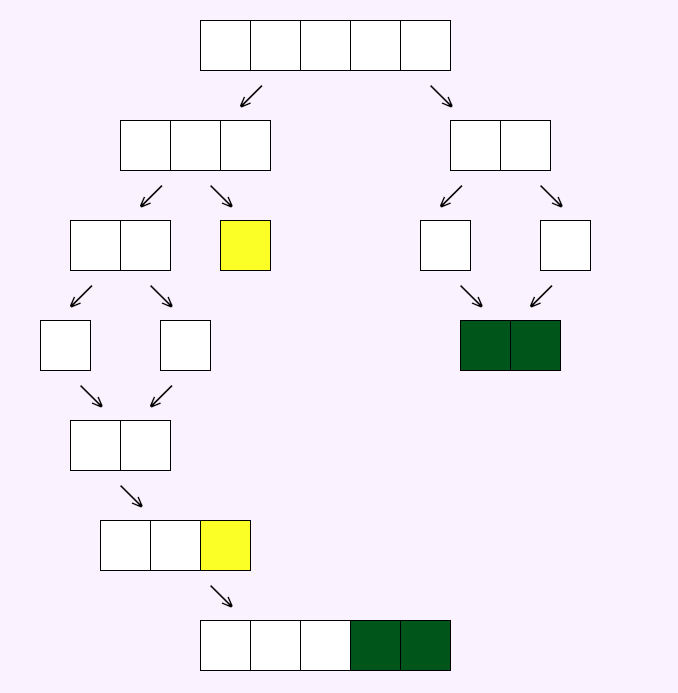
<?xml version="1.0" encoding="UTF-8"?>
<ui version="4.0">
 <class>form4</class>
 <widget class="QWidget" name="form4">
  <property name="geometry">
   <rect>
    <x>0</x>
    <y>0</y>
    <width>678</width>
    <height>693</height>
   </rect>
  </property>
  <property name="font">
   <font>
    <pointsize>9</pointsize>
   </font>
  </property>
  <property name="windowTitle">
   <string>Form</string>
  </property>
  <property name="styleSheet">
   <string notr="true">
background-color: rgb(251, 242, 255);
</string>
  </property>
  <widget class="QLabel" name="lbl1Ori">
   <property name="geometry">
    <rect>
     <x>200</x>
     <y>20</y>
     <width>51</width>
     <height>51</height>
    </rect>
   </property>
   <property name="font">
    <font>
     <family>Verdana</family>
     <pointsize>20</pointsize>
     <bold>false</bold>
    </font>
   </property>
   <property name="autoFillBackground">
    <bool>false</bool>
   </property>
   <property name="styleSheet">
    <string notr="true">background-color: white;
border: 1px solid black;
color: black;
padding: 3px;
</string>
   </property>
   <property name="frameShape">
    <enum>QFrame::Shape::Panel</enum>
   </property>
   <property name="text">
    <string/>
   </property>
  </widget>
  <widget class="QLabel" name="lbl3Ori">
   <property name="geometry">
    <rect>
     <x>300</x>
     <y>20</y>
     <width>51</width>
     <height>51</height>
    </rect>
   </property>
   <property name="font">
    <font>
     <family>Verdana</family>
     <pointsize>20</pointsize>
    </font>
   </property>
   <property name="autoFillBackground">
    <bool>false</bool>
   </property>
   <property name="styleSheet">
    <string notr="true">background-color: white;
border: 1px solid black;
color: black;
padding: 3px;
</string>
   </property>
   <property name="frameShape">
    <enum>QFrame::Shape::Panel</enum>
   </property>
   <property name="text">
    <string/>
   </property>
  </widget>
  <widget class="QLabel" name="lbl2Ori">
   <property name="geometry">
    <rect>
     <x>250</x>
     <y>20</y>
     <width>51</width>
     <height>51</height>
    </rect>
   </property>
   <property name="font">
    <font>
     <family>Verdana</family>
     <pointsize>20</pointsize>
    </font>
   </property>
   <property name="autoFillBackground">
    <bool>false</bool>
   </property>
   <property name="styleSheet">
    <string notr="true">background-color: white;
border: 1px solid black;
color: black;
padding: 3px;
</string>
   </property>
   <property name="frameShape">
    <enum>QFrame::Shape::Panel</enum>
   </property>
   <property name="text">
    <string/>
   </property>
  </widget>
  <widget class="QLabel" name="lbl5Ori">
   <property name="geometry">
    <rect>
     <x>400</x>
     <y>20</y>
     <width>51</width>
     <height>51</height>
    </rect>
   </property>
   <property name="font">
    <font>
     <family>Verdana</family>
     <pointsize>20</pointsize>
    </font>
   </property>
   <property name="autoFillBackground">
    <bool>false</bool>
   </property>
   <property name="styleSheet">
    <string notr="true">background-color: white;
border: 1px solid black;
color: black;
padding: 3px;
</string>
   </property>
   <property name="frameShape">
    <enum>QFrame::Shape::Panel</enum>
   </property>
   <property name="text">
    <string/>
   </property>
   <property name="alignment">
    <set>Qt::AlignmentFlag::AlignCenter</set>
   </property>
  </widget>
  <widget class="QLabel" name="lbl4Ori">
   <property name="geometry">
    <rect>
     <x>350</x>
     <y>20</y>
     <width>51</width>
     <height>51</height>
    </rect>
   </property>
   <property name="font">
    <font>
     <family>Verdana</family>
     <pointsize>20</pointsize>
    </font>
   </property>
   <property name="autoFillBackground">
    <bool>false</bool>
   </property>
   <property name="styleSheet">
    <string notr="true">background-color: white;
border: 1px solid black;
color: black;
padding: 3px;
</string>
   </property>
   <property name="frameShape">
    <enum>QFrame::Shape::Panel</enum>
   </property>
   <property name="text">
    <string/>
   </property>
  </widget>
  <widget class="QLabel" name="lbl2Row1">
   <property name="geometry">
    <rect>
     <x>170</x>
     <y>120</y>
     <width>51</width>
     <height>51</height>
    </rect>
   </property>
   <property name="font">
    <font>
     <family>Verdana</family>
     <pointsize>20</pointsize>
    </font>
   </property>
   <property name="autoFillBackground">
    <bool>false</bool>
   </property>
   <property name="styleSheet">
    <string notr="true">background-color: white;
border: 1px solid black;
color: black;
padding: 3px;
</string>
   </property>
   <property name="frameShape">
    <enum>QFrame::Shape::Panel</enum>
   </property>
   <property name="text">
    <string/>
   </property>
   <property name="alignment">
    <set>Qt::AlignmentFlag::AlignCenter</set>
   </property>
  </widget>
  <widget class="QLabel" name="lbl3Row1">
   <property name="geometry">
    <rect>
     <x>220</x>
     <y>120</y>
     <width>51</width>
     <height>51</height>
    </rect>
   </property>
   <property name="font">
    <font>
     <family>Verdana</family>
     <pointsize>20</pointsize>
    </font>
   </property>
   <property name="autoFillBackground">
    <bool>false</bool>
   </property>
   <property name="styleSheet">
    <string notr="true">background-color: white;
border: 1px solid black;
color: black;
padding: 3px;
</string>
   </property>
   <property name="frameShape">
    <enum>QFrame::Shape::Panel</enum>
   </property>
   <property name="text">
    <string/>
   </property>
   <property name="alignment">
    <set>Qt::AlignmentFlag::AlignCenter</set>
   </property>
  </widget>
  <widget class="QLabel" name="lbl1Row1">
   <property name="geometry">
    <rect>
     <x>120</x>
     <y>120</y>
     <width>51</width>
     <height>51</height>
    </rect>
   </property>
   <property name="font">
    <font>
     <family>Verdana</family>
     <pointsize>20</pointsize>
     <bold>false</bold>
    </font>
   </property>
   <property name="autoFillBackground">
    <bool>false</bool>
   </property>
   <property name="styleSheet">
    <string notr="true">background-color: white;
border: 1px solid black;
color: black;
padding: 3px;
</string>
   </property>
   <property name="frameShape">
    <enum>QFrame::Shape::Panel</enum>
   </property>
   <property name="text">
    <string/>
   </property>
   <property name="alignment">
    <set>Qt::AlignmentFlag::AlignCenter</set>
   </property>
  </widget>
  <widget class="QLabel" name="lbl4Row1">
   <property name="geometry">
    <rect>
     <x>450</x>
     <y>120</y>
     <width>51</width>
     <height>51</height>
    </rect>
   </property>
   <property name="font">
    <font>
     <family>Verdana</family>
     <pointsize>20</pointsize>
    </font>
   </property>
   <property name="autoFillBackground">
    <bool>false</bool>
   </property>
   <property name="styleSheet">
    <string notr="true">background-color: white;
border: 1px solid black;
color: black;
padding: 3px;
</string>
   </property>
   <property name="frameShape">
    <enum>QFrame::Shape::Panel</enum>
   </property>
   <property name="midLineWidth">
    <number>-3</number>
   </property>
   <property name="text">
    <string/>
   </property>
   <property name="alignment">
    <set>Qt::AlignmentFlag::AlignCenter</set>
   </property>
  </widget>
  <widget class="QLabel" name="lbl5Row1">
   <property name="geometry">
    <rect>
     <x>500</x>
     <y>120</y>
     <width>51</width>
     <height>51</height>
    </rect>
   </property>
   <property name="font">
    <font>
     <family>Verdana</family>
     <pointsize>20</pointsize>
    </font>
   </property>
   <property name="autoFillBackground">
    <bool>false</bool>
   </property>
   <property name="styleSheet">
    <string notr="true">background-color: white;
border: 1px solid black;
color: black;
padding: 3px;
</string>
   </property>
   <property name="frameShape">
    <enum>QFrame::Shape::Panel</enum>
   </property>
   <property name="text">
    <string/>
   </property>
   <property name="alignment">
    <set>Qt::AlignmentFlag::AlignCenter</set>
   </property>
  </widget>
  <widget class="QLabel" name="lbl2Row2">
   <property name="geometry">
    <rect>
     <x>120</x>
     <y>220</y>
     <width>51</width>
     <height>51</height>
    </rect>
   </property>
   <property name="font">
    <font>
     <family>Verdana</family>
     <pointsize>20</pointsize>
    </font>
   </property>
   <property name="autoFillBackground">
    <bool>false</bool>
   </property>
   <property name="styleSheet">
    <string notr="true">background-color: white;
border: 1px solid black;
color: black;
padding: 3px;
</string>
   </property>
   <property name="frameShape">
    <enum>QFrame::Shape::Panel</enum>
   </property>
   <property name="text">
    <string/>
   </property>
   <property name="alignment">
    <set>Qt::AlignmentFlag::AlignCenter</set>
   </property>
  </widget>
  <widget class="QLabel" name="lbl4Row2">
   <property name="geometry">
    <rect>
     <x>420</x>
     <y>220</y>
     <width>51</width>
     <height>51</height>
    </rect>
   </property>
   <property name="font">
    <font>
     <family>Verdana</family>
     <pointsize>20</pointsize>
    </font>
   </property>
   <property name="autoFillBackground">
    <bool>false</bool>
   </property>
   <property name="styleSheet">
    <string notr="true">background-color: white;
border: 1px solid black;
color: black;
padding: 3px;
</string>
   </property>
   <property name="frameShape">
    <enum>QFrame::Shape::Panel</enum>
   </property>
   <property name="text">
    <string/>
   </property>
   <property name="alignment">
    <set>Qt::AlignmentFlag::AlignCenter</set>
   </property>
  </widget>
  <widget class="QLabel" name="lbl5Row2">
   <property name="geometry">
    <rect>
     <x>540</x>
     <y>220</y>
     <width>51</width>
     <height>51</height>
    </rect>
   </property>
   <property name="font">
    <font>
     <family>Verdana</family>
     <pointsize>20</pointsize>
    </font>
   </property>
   <property name="autoFillBackground">
    <bool>false</bool>
   </property>
   <property name="styleSheet">
    <string notr="true">background-color: white;
border: 1px solid black;
color: black;
padding: 3px;
</string>
   </property>
   <property name="frameShape">
    <enum>QFrame::Shape::Panel</enum>
   </property>
   <property name="text">
    <string/>
   </property>
   <property name="alignment">
    <set>Qt::AlignmentFlag::AlignCenter</set>
   </property>
  </widget>
  <widget class="QLabel" name="lbl3Row2">
   <property name="geometry">
    <rect>
     <x>220</x>
     <y>220</y>
     <width>51</width>
     <height>51</height>
    </rect>
   </property>
   <property name="font">
    <font>
     <family>Verdana</family>
     <pointsize>20</pointsize>
    </font>
   </property>
   <property name="autoFillBackground">
    <bool>false</bool>
   </property>
   <property name="styleSheet">
    <string notr="true">
background-color: rgb(251, 255, 38);
border: 1px solid black;
color: black;
padding: 3px;
</string>
   </property>
   <property name="frameShape">
    <enum>QFrame::Shape::Panel</enum>
   </property>
   <property name="text">
    <string/>
   </property>
   <property name="alignment">
    <set>Qt::AlignmentFlag::AlignCenter</set>
   </property>
  </widget>
  <widget class="QLabel" name="lbl1Row2">
   <property name="geometry">
    <rect>
     <x>70</x>
     <y>220</y>
     <width>51</width>
     <height>51</height>
    </rect>
   </property>
   <property name="font">
    <font>
     <family>Verdana</family>
     <pointsize>20</pointsize>
     <bold>false</bold>
    </font>
   </property>
   <property name="autoFillBackground">
    <bool>false</bool>
   </property>
   <property name="styleSheet">
    <string notr="true">background-color: white;
border: 1px solid black;
color: black;
padding: 3px;
</string>
   </property>
   <property name="frameShape">
    <enum>QFrame::Shape::Panel</enum>
   </property>
   <property name="text">
    <string/>
   </property>
   <property name="alignment">
    <set>Qt::AlignmentFlag::AlignCenter</set>
   </property>
  </widget>
  <widget class="QLabel" name="lbl4Final">
   <property name="geometry">
    <rect>
     <x>350</x>
     <y>620</y>
     <width>51</width>
     <height>51</height>
    </rect>
   </property>
   <property name="font">
    <font>
     <family>Verdana</family>
     <pointsize>20</pointsize>
    </font>
   </property>
   <property name="autoFillBackground">
    <bool>false</bool>
   </property>
   <property name="styleSheet">
    <string notr="true">background-color: rgb(0, 85, 27);
border: 1px solid black;
color: black;
padding: 3px;
</string>
   </property>
   <property name="frameShape">
    <enum>QFrame::Shape::Panel</enum>
   </property>
   <property name="text">
    <string/>
   </property>
   <property name="alignment">
    <set>Qt::AlignmentFlag::AlignCenter</set>
   </property>
  </widget>
  <widget class="QLabel" name="lbl1Final">
   <property name="geometry">
    <rect>
     <x>200</x>
     <y>620</y>
     <width>51</width>
     <height>51</height>
    </rect>
   </property>
   <property name="font">
    <font>
     <family>Verdana</family>
     <pointsize>20</pointsize>
     <bold>false</bold>
    </font>
   </property>
   <property name="autoFillBackground">
    <bool>false</bool>
   </property>
   <property name="styleSheet">
    <string notr="true">background-color: white;
border: 1px solid black;
color: black;
padding: 3px;
</string>
   </property>
   <property name="frameShape">
    <enum>QFrame::Shape::Panel</enum>
   </property>
   <property name="text">
    <string/>
   </property>
   <property name="alignment">
    <set>Qt::AlignmentFlag::AlignCenter</set>
   </property>
  </widget>
  <widget class="QLabel" name="lbl3Final">
   <property name="geometry">
    <rect>
     <x>300</x>
     <y>620</y>
     <width>51</width>
     <height>51</height>
    </rect>
   </property>
   <property name="font">
    <font>
     <family>Verdana</family>
     <pointsize>20</pointsize>
    </font>
   </property>
   <property name="autoFillBackground">
    <bool>false</bool>
   </property>
   <property name="styleSheet">
    <string notr="true">background-color: white;
border: 1px solid black;
color: black;
padding: 3px;
</string>
   </property>
   <property name="frameShape">
    <enum>QFrame::Shape::Panel</enum>
   </property>
   <property name="text">
    <string/>
   </property>
   <property name="alignment">
    <set>Qt::AlignmentFlag::AlignCenter</set>
   </property>
  </widget>
  <widget class="QLabel" name="lbl5Final">
   <property name="geometry">
    <rect>
     <x>400</x>
     <y>620</y>
     <width>51</width>
     <height>51</height>
    </rect>
   </property>
   <property name="font">
    <font>
     <family>Verdana</family>
     <pointsize>20</pointsize>
    </font>
   </property>
   <property name="autoFillBackground">
    <bool>false</bool>
   </property>
   <property name="styleSheet">
    <string notr="true">background-color: rgb(0, 85, 27);
border: 1px solid black;
color: black;
padding: 3px;
</string>
   </property>
   <property name="frameShape">
    <enum>QFrame::Shape::Panel</enum>
   </property>
   <property name="text">
    <string/>
   </property>
   <property name="alignment">
    <set>Qt::AlignmentFlag::AlignCenter</set>
   </property>
  </widget>
  <widget class="QLabel" name="lbl2Final">
   <property name="geometry">
    <rect>
     <x>250</x>
     <y>620</y>
     <width>51</width>
     <height>51</height>
    </rect>
   </property>
   <property name="font">
    <font>
     <family>Verdana</family>
     <pointsize>20</pointsize>
    </font>
   </property>
   <property name="autoFillBackground">
    <bool>false</bool>
   </property>
   <property name="styleSheet">
    <string notr="true">background-color: white;
border: 1px solid black;
color: black;
padding: 3px;
</string>
   </property>
   <property name="frameShape">
    <enum>QFrame::Shape::Panel</enum>
   </property>
   <property name="text">
    <string/>
   </property>
   <property name="alignment">
    <set>Qt::AlignmentFlag::AlignCenter</set>
   </property>
  </widget>
  <widget class="QLabel" name="lbl1Row3">
   <property name="geometry">
    <rect>
     <x>40</x>
     <y>320</y>
     <width>51</width>
     <height>51</height>
    </rect>
   </property>
   <property name="font">
    <font>
     <family>Verdana</family>
     <pointsize>20</pointsize>
     <bold>false</bold>
    </font>
   </property>
   <property name="autoFillBackground">
    <bool>false</bool>
   </property>
   <property name="styleSheet">
    <string notr="true">background-color: white;
border: 1px solid black;
color: black;
padding: 3px;
</string>
   </property>
   <property name="frameShape">
    <enum>QFrame::Shape::Panel</enum>
   </property>
   <property name="text">
    <string/>
   </property>
   <property name="alignment">
    <set>Qt::AlignmentFlag::AlignCenter</set>
   </property>
  </widget>
  <widget class="QLabel" name="lbl2Row3">
   <property name="geometry">
    <rect>
     <x>160</x>
     <y>320</y>
     <width>51</width>
     <height>51</height>
    </rect>
   </property>
   <property name="font">
    <font>
     <family>Verdana</family>
     <pointsize>20</pointsize>
     <bold>false</bold>
    </font>
   </property>
   <property name="autoFillBackground">
    <bool>false</bool>
   </property>
   <property name="styleSheet">
    <string notr="true">background-color: white;
border: 1px solid black;
color: black;
padding: 3px;
</string>
   </property>
   <property name="frameShape">
    <enum>QFrame::Shape::Panel</enum>
   </property>
   <property name="text">
    <string/>
   </property>
   <property name="alignment">
    <set>Qt::AlignmentFlag::AlignCenter</set>
   </property>
  </widget>
  <widget class="QLabel" name="lbl1Row4">
   <property name="geometry">
    <rect>
     <x>70</x>
     <y>420</y>
     <width>51</width>
     <height>51</height>
    </rect>
   </property>
   <property name="font">
    <font>
     <family>Verdana</family>
     <pointsize>20</pointsize>
     <bold>false</bold>
    </font>
   </property>
   <property name="autoFillBackground">
    <bool>false</bool>
   </property>
   <property name="styleSheet">
    <string notr="true">background-color: white;
border: 1px solid black;
color: black;
padding: 3px;
</string>
   </property>
   <property name="frameShape">
    <enum>QFrame::Shape::Panel</enum>
   </property>
   <property name="text">
    <string/>
   </property>
   <property name="alignment">
    <set>Qt::AlignmentFlag::AlignCenter</set>
   </property>
  </widget>
  <widget class="QLabel" name="lbl2Row4">
   <property name="geometry">
    <rect>
     <x>120</x>
     <y>420</y>
     <width>51</width>
     <height>51</height>
    </rect>
   </property>
   <property name="font">
    <font>
     <family>Verdana</family>
     <pointsize>20</pointsize>
     <bold>false</bold>
    </font>
   </property>
   <property name="autoFillBackground">
    <bool>false</bool>
   </property>
   <property name="styleSheet">
    <string notr="true">background-color: white;
border: 1px solid black;
color: black;
padding: 3px;
</string>
   </property>
   <property name="frameShape">
    <enum>QFrame::Shape::Panel</enum>
   </property>
   <property name="text">
    <string/>
   </property>
   <property name="alignment">
    <set>Qt::AlignmentFlag::AlignCenter</set>
   </property>
  </widget>
  <widget class="QLabel" name="lbl1Row5">
   <property name="geometry">
    <rect>
     <x>100</x>
     <y>520</y>
     <width>51</width>
     <height>51</height>
    </rect>
   </property>
   <property name="font">
    <font>
     <family>Verdana</family>
     <pointsize>20</pointsize>
     <bold>false</bold>
    </font>
   </property>
   <property name="autoFillBackground">
    <bool>false</bool>
   </property>
   <property name="styleSheet">
    <string notr="true">background-color: white;
border: 1px solid black;
color: black;
padding: 3px;
</string>
   </property>
   <property name="frameShape">
    <enum>QFrame::Shape::Panel</enum>
   </property>
   <property name="text">
    <string/>
   </property>
   <property name="alignment">
    <set>Qt::AlignmentFlag::AlignCenter</set>
   </property>
  </widget>
  <widget class="QLabel" name="lbl2Row5">
   <property name="geometry">
    <rect>
     <x>150</x>
     <y>520</y>
     <width>51</width>
     <height>51</height>
    </rect>
   </property>
   <property name="font">
    <font>
     <family>Verdana</family>
     <pointsize>20</pointsize>
     <bold>false</bold>
    </font>
   </property>
   <property name="autoFillBackground">
    <bool>false</bool>
   </property>
   <property name="styleSheet">
    <string notr="true">background-color: white;
border: 1px solid black;
color: black;
padding: 3px;
</string>
   </property>
   <property name="frameShape">
    <enum>QFrame::Shape::Panel</enum>
   </property>
   <property name="text">
    <string/>
   </property>
   <property name="alignment">
    <set>Qt::AlignmentFlag::AlignCenter</set>
   </property>
  </widget>
  <widget class="QLabel" name="lbl3Row5">
   <property name="geometry">
    <rect>
     <x>200</x>
     <y>520</y>
     <width>51</width>
     <height>51</height>
    </rect>
   </property>
   <property name="font">
    <font>
     <family>Verdana</family>
     <pointsize>20</pointsize>
     <bold>false</bold>
    </font>
   </property>
   <property name="autoFillBackground">
    <bool>false</bool>
   </property>
   <property name="styleSheet">
    <string notr="true">
background-color: rgb(251, 255, 38);
border: 1px solid black;
color: black;
padding: 3px;
</string>
   </property>
   <property name="frameShape">
    <enum>QFrame::Shape::Panel</enum>
   </property>
   <property name="text">
    <string/>
   </property>
   <property name="alignment">
    <set>Qt::AlignmentFlag::AlignCenter</set>
   </property>
  </widget>
  <widget class="QLabel" name="lbl5Row3">
   <property name="geometry">
    <rect>
     <x>510</x>
     <y>320</y>
     <width>51</width>
     <height>51</height>
    </rect>
   </property>
   <property name="font">
    <font>
     <family>Verdana</family>
     <pointsize>20</pointsize>
     <bold>false</bold>
    </font>
   </property>
   <property name="autoFillBackground">
    <bool>false</bool>
   </property>
   <property name="styleSheet">
    <string notr="true">background-color: rgb(0, 85, 27);
border: 1px solid black;
color: black;
padding: 3px;
</string>
   </property>
   <property name="frameShape">
    <enum>QFrame::Shape::Panel</enum>
   </property>
   <property name="text">
    <string/>
   </property>
   <property name="alignment">
    <set>Qt::AlignmentFlag::AlignCenter</set>
   </property>
  </widget>
  <widget class="QLabel" name="lbl4Row3">
   <property name="geometry">
    <rect>
     <x>460</x>
     <y>320</y>
     <width>51</width>
     <height>51</height>
    </rect>
   </property>
   <property name="font">
    <font>
     <family>Verdana</family>
     <pointsize>20</pointsize>
     <bold>false</bold>
    </font>
   </property>
   <property name="autoFillBackground">
    <bool>false</bool>
   </property>
   <property name="styleSheet">
    <string notr="true">
background-color: rgb(0, 85, 27);
border: 1px solid black;
color: black;
padding: 3px;
</string>
   </property>
   <property name="frameShape">
    <enum>QFrame::Shape::Panel</enum>
   </property>
   <property name="text">
    <string/>
   </property>
   <property name="alignment">
    <set>Qt::AlignmentFlag::AlignCenter</set>
   </property>
  </widget>
  <widget class="QLabel" name="label_2">
   <property name="geometry">
    <rect>
     <x>240</x>
     <y>80</y>
     <width>31</width>
     <height>31</height>
    </rect>
   </property>
   <property name="font">
    <font>
     <pointsize>24</pointsize>
     <bold>true</bold>
    </font>
   </property>
   <property name="styleSheet">
    <string notr="true">color: rgb(0, 0, 0);</string>
   </property>
   <property name="text">
    <string>↙</string>
   </property>
  </widget>
  <widget class="QLabel" name="label_3">
   <property name="geometry">
    <rect>
     <x>140</x>
     <y>180</y>
     <width>31</width>
     <height>31</height>
    </rect>
   </property>
   <property name="font">
    <font>
     <pointsize>24</pointsize>
     <bold>true</bold>
    </font>
   </property>
   <property name="styleSheet">
    <string notr="true">color: rgb(0, 0, 0);</string>
   </property>
   <property name="text">
    <string>↙</string>
   </property>
  </widget>
  <widget class="QLabel" name="label_4">
   <property name="geometry">
    <rect>
     <x>70</x>
     <y>280</y>
     <width>31</width>
     <height>31</height>
    </rect>
   </property>
   <property name="font">
    <font>
     <pointsize>24</pointsize>
     <bold>true</bold>
    </font>
   </property>
   <property name="styleSheet">
    <string notr="true">color: rgb(0, 0, 0);</string>
   </property>
   <property name="text">
    <string>↙</string>
   </property>
  </widget>
  <widget class="QLabel" name="label_5">
   <property name="geometry">
    <rect>
     <x>150</x>
     <y>380</y>
     <width>31</width>
     <height>31</height>
    </rect>
   </property>
   <property name="font">
    <font>
     <pointsize>24</pointsize>
     <bold>true</bold>
    </font>
   </property>
   <property name="styleSheet">
    <string notr="true">color: rgb(0, 0, 0);</string>
   </property>
   <property name="text">
    <string>↙</string>
   </property>
  </widget>
  <widget class="QLabel" name="label_6">
   <property name="geometry">
    <rect>
     <x>530</x>
     <y>280</y>
     <width>31</width>
     <height>31</height>
    </rect>
   </property>
   <property name="font">
    <font>
     <pointsize>24</pointsize>
     <bold>true</bold>
    </font>
   </property>
   <property name="styleSheet">
    <string notr="true">color: rgb(0, 0, 0);</string>
   </property>
   <property name="text">
    <string>↙</string>
   </property>
  </widget>
  <widget class="QLabel" name="label_7">
   <property name="geometry">
    <rect>
     <x>430</x>
     <y>80</y>
     <width>31</width>
     <height>31</height>
    </rect>
   </property>
   <property name="font">
    <font>
     <pointsize>24</pointsize>
     <bold>true</bold>
    </font>
   </property>
   <property name="styleSheet">
    <string notr="true">color: rgb(0, 0, 0);</string>
   </property>
   <property name="text">
    <string>↘</string>
   </property>
  </widget>
  <widget class="QLabel" name="label_8">
   <property name="geometry">
    <rect>
     <x>210</x>
     <y>180</y>
     <width>31</width>
     <height>31</height>
    </rect>
   </property>
   <property name="font">
    <font>
     <pointsize>24</pointsize>
     <bold>true</bold>
    </font>
   </property>
   <property name="styleSheet">
    <string notr="true">color: rgb(0, 0, 0);</string>
   </property>
   <property name="text">
    <string>↘</string>
   </property>
  </widget>
  <widget class="QLabel" name="label_9">
   <property name="geometry">
    <rect>
     <x>540</x>
     <y>180</y>
     <width>31</width>
     <height>31</height>
    </rect>
   </property>
   <property name="font">
    <font>
     <pointsize>24</pointsize>
     <bold>true</bold>
    </font>
   </property>
   <property name="styleSheet">
    <string notr="true">color: rgb(0, 0, 0);</string>
   </property>
   <property name="text">
    <string>↘</string>
   </property>
  </widget>
  <widget class="QLabel" name="label_10">
   <property name="geometry">
    <rect>
     <x>460</x>
     <y>280</y>
     <width>31</width>
     <height>31</height>
    </rect>
   </property>
   <property name="font">
    <font>
     <pointsize>24</pointsize>
     <bold>true</bold>
    </font>
   </property>
   <property name="styleSheet">
    <string notr="true">color: rgb(0, 0, 0);</string>
   </property>
   <property name="text">
    <string>↘</string>
   </property>
  </widget>
  <widget class="QLabel" name="label_11">
   <property name="geometry">
    <rect>
     <x>150</x>
     <y>280</y>
     <width>31</width>
     <height>31</height>
    </rect>
   </property>
   <property name="font">
    <font>
     <pointsize>24</pointsize>
     <bold>true</bold>
    </font>
   </property>
   <property name="styleSheet">
    <string notr="true">color: rgb(0, 0, 0);</string>
   </property>
   <property name="text">
    <string>↘</string>
   </property>
  </widget>
  <widget class="QLabel" name="label_12">
   <property name="geometry">
    <rect>
     <x>80</x>
     <y>380</y>
     <width>31</width>
     <height>31</height>
    </rect>
   </property>
   <property name="font">
    <font>
     <pointsize>24</pointsize>
     <bold>true</bold>
    </font>
   </property>
   <property name="styleSheet">
    <string notr="true">color: rgb(0, 0, 0);</string>
   </property>
   <property name="text">
    <string>↘</string>
   </property>
  </widget>
  <widget class="QLabel" name="label_13">
   <property name="geometry">
    <rect>
     <x>120</x>
     <y>480</y>
     <width>31</width>
     <height>31</height>
    </rect>
   </property>
   <property name="font">
    <font>
     <pointsize>24</pointsize>
     <bold>true</bold>
    </font>
   </property>
   <property name="styleSheet">
    <string notr="true">color: rgb(0, 0, 0);</string>
   </property>
   <property name="text">
    <string>↘</string>
   </property>
  </widget>
  <widget class="QLabel" name="label_14">
   <property name="geometry">
    <rect>
     <x>210</x>
     <y>580</y>
     <width>31</width>
     <height>31</height>
    </rect>
   </property>
   <property name="font">
    <font>
     <pointsize>24</pointsize>
     <bold>true</bold>
    </font>
   </property>
   <property name="styleSheet">
    <string notr="true">color: rgb(0, 0, 0);</string>
   </property>
   <property name="text">
    <string>↘</string>
   </property>
  </widget>
  <widget class="QLabel" name="label_15">
   <property name="geometry">
    <rect>
     <x>440</x>
     <y>180</y>
     <width>31</width>
     <height>31</height>
    </rect>
   </property>
   <property name="font">
    <font>
     <pointsize>24</pointsize>
     <bold>true</bold>
    </font>
   </property>
   <property name="styleSheet">
    <string notr="true">color: rgb(0, 0, 0);</string>
   </property>
   <property name="text">
    <string>↙</string>
   </property>
  </widget>
 </widget>
 <resources/>
 <connections/>
</ui>
